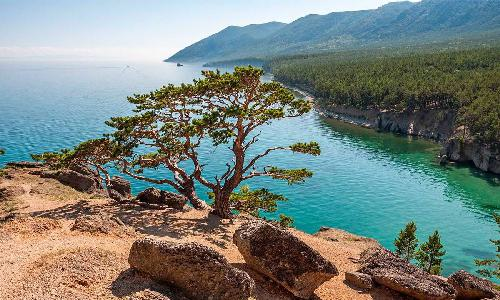
#> input picture 2.Python/2.03.1 Matplotlib, Seaborn, Plotly/photo_scaled.jpg, 500 x 300 px
$ jupyter execute --allow-errors 1-MatplotlibSeaborPlotly.ipynb   (shell and % lines are left out)
#> lines starting #> are read from the running program, lines starting #| are printed output that depends on the picture
[cell 1]
# Отключаем ворнинги
import warnings
warnings.filterwarnings("ignore")

import numpy as np
import pandas as pd

# Matplotlib
import matplotlib.pyplot as plt
import matplotlib.image as pltimg

import skimage.transform as imagetransform
from PIL import Image
import requests

# Seaborn
import seaborn as sns
sns.set_theme()

# Plotly
import plotly.express as px
import plotly

# для построения графиков в этом же окне браузера

# Задача1

[cell 2]
# Сформировать массив данных с шагом 0.01 для функции 𝑦(𝑥)=𝑐𝑜𝑠(20·𝑥) / (𝑥+0,1), 𝑥 ε [0;4]

start_x = 0
step_x = 0.01
stop_x = 4 + step_x
x = np.arange(start_x, stop_x, step_x)
y = np.cos(x * 20) / (x + 0.1)

[cell 3]
# отобразить эти данные на экране в виде обычного графика в декартовых координатных осях с помощью библиотеки matplotlib.
# График должен быть вынесен в отдельную функцию.

def show_matplotlib(x, y):
    plt.plot(x, y, linewidth=2, color='g', label='f(x)')
    plt.xlabel(r'$x$', fontsize=16)
    plt.ylabel(r'$f(x)$', fontsize=16)
    plt.title('f(x), matplotlib', fontsize=16)
    plt.legend(fontsize=18, loc=0)

[cell 4]
# Отобразить тот же график с помощью библиотеки seaborn. Убедиться, что все настройки заданы верно.
# График должен быть вынесен в отдельную функцию.

def show_seaborn(x, y):
    sns.set_theme(context='notebook', style='darkgrid', palette='deep', font='sans-serif', font_scale=1, color_codes=False, rc=None)
    sns.set_theme(style="whitegrid")
    plt.plot(x, y, linewidth=2, color='g', label='f(x)')
    plt.xlabel(r'$x$', fontsize=14)
    plt.ylabel(r'$f(x)$', fontsize=14)
    plt.title('f(x), seaborn', fontsize=20)
    plt.legend(fontsize=14, loc=0)

[cell 5]
# Отобразить тот же график с помощью библиотеки plotly. Убедиться, что все настройки заданы верно.
# График должен быть вынесен в отдельную функцию.

def show_plotly(x, y):
    fig = px.line({'x':x, 'y':y}, x="x", y="y", title='f(x), plotly',
                  labels={'y':'f(x)'},
                  width=820, height=500, template='presentation')
    return fig

[cell 6]
# вывести графики

plt.figure(figsize=(10, 5))
show_matplotlib(x, y)
plt.show()
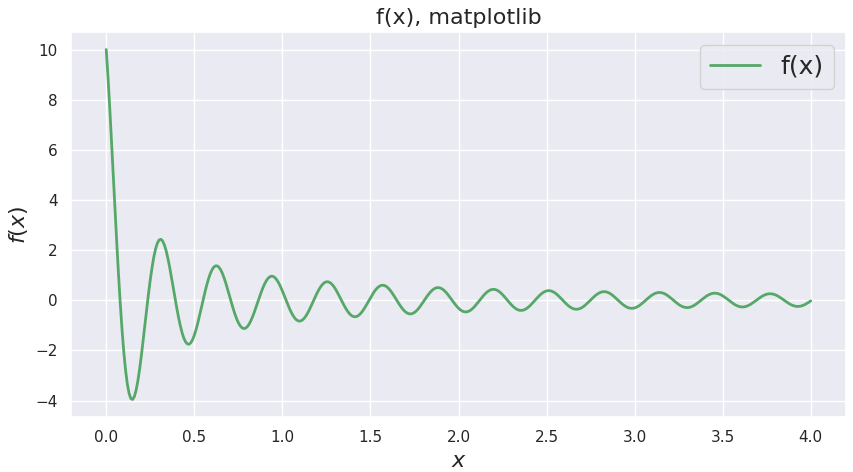
#> figure drawn by matplotlib, 1 panel; curve peaks at x = 0, y = 10
plt.figure(figsize=(10, 5))
show_seaborn(x, y)
plt.show()
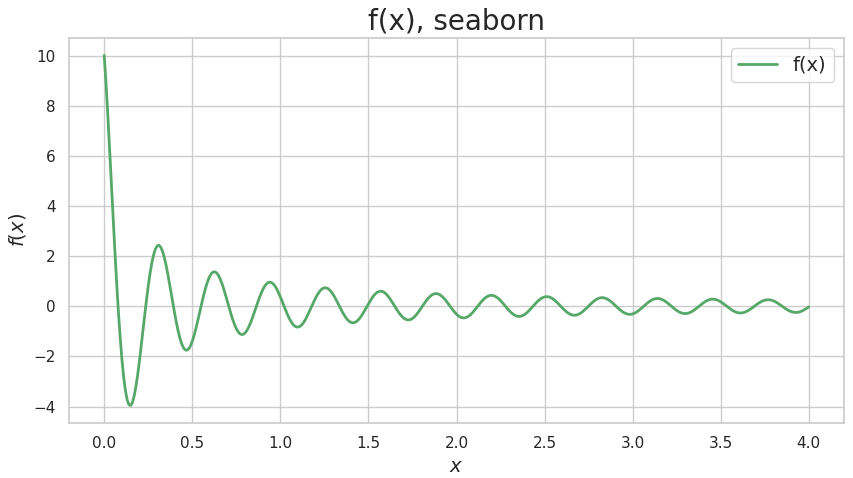
#> figure drawn by matplotlib, 1 panel; curve peaks at x = 0, y = 10
#> further down, image_rz is the input picture: PIL image 500x300 RGB; mean R, G, B 119.1, 130.3, 125
fig = show_plotly(x, y)
fig.show()

# Задача2

Загрузите набор данных из файла car_data.csv к текущему домашнему заданию.

#> (a cell that did not finish here is left out)

#> (a cell that did not finish here is left out)

#> (a cell that did not finish here is left out)

[cell 10]
# 3.Постройте диаграмму Count plot для нескольких категориальных признаков (минимально взять 2 признака) из набора данных.
#   Используйте библиотеку seaborn или plotly.
plt.figure(figsize=(10, 5))
#> (the rest of this cell did not finish here and is left out)

# Задача3

[cell 11]
original_file_url = "https://cdn.culture.ru/images/9d95ba89-f1b2-5d81-9344-955e8faca148"
scaled_file       = "photo_scaled.jpg"
croped_file       = "photo_croped.jpg"
resized_file      = "photo_resized.jpg"
grayscale_file    = "photo_grayscale.jpg"

[cell 12]
def rgb2grayscale(image_rgb):
    image_rgb_red = image_rgb[:, :, 0]
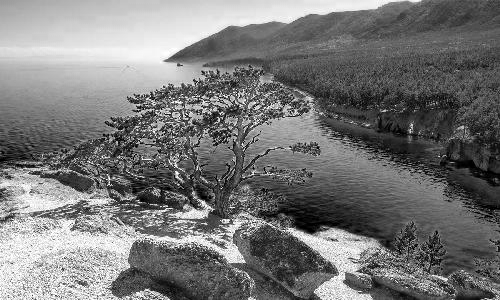
#> image_rgb_red: shape (300, 500); min 0, max 255, mean 119.1
    image_rgb_green = image_rgb[:, :, 1]
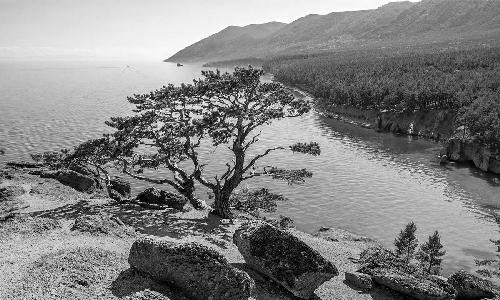
#> image_rgb_green: shape (300, 500); min 0, max 255, mean 130.3
    image_rgb_blue = image_rgb[:, :, 2]
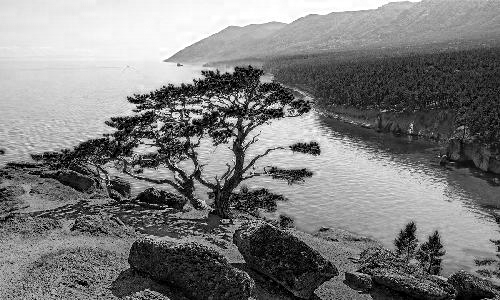
#> image_rgb_blue: shape (300, 500); min 0, max 255, mean 125
    gray_img = (0.2989 * image_rgb_red + 0.587 * image_rgb_green + 0.114 * image_rgb_blue).astype(np.uint8)
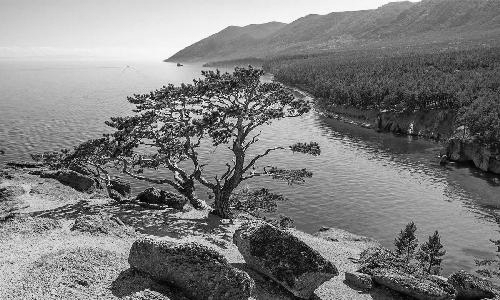
#> gray_img: shape (300, 500); min 0, max 254, mean 125.9
    return gray_img

[cell 13]
def my_scale(original_image, new_rows_count, new_columns_count):
    number_rows = len(original_image)
    number_columns = len(original_image[0])
    rows_step = number_rows / new_rows_count
    columns_step = number_columns / new_columns_count
    new_image = np.array([[original_image[int(rows_step * r), int(columns_step * c)] for c in range(new_columns_count)] for r in range(new_rows_count) ])
    return new_image

[cell 14]
def my_crop(original_image, new_rows_count, new_columns_count):
    number_rows = len(original_image)
    number_columns = len(original_image[0])
    row_start = int((number_rows - new_rows_count) / 2)
    column_start = int((number_columns - new_columns_count) / 2)
    new_image = original_image[row_start:row_start+new_rows_count, column_start:column_start+new_columns_count]
    return new_image

#> (a cell that did not finish here is left out)

[cell 16]
# 2.Загрузить в программу и отобразить фотографию в полноцветном варианте(RGB) и в градациях серого(grayscale).
# Используйте библиотеку matplotlib.

with Image.open(scaled_file) as image_rz:
    image_rgb = np.array(image_rz)
    plt.imshow(image_rgb)
    plt.title('rgb')
    plt.show()

    gray_img = rgb2grayscale(image_rgb)
    plt.imshow(gray_img, cmap=plt.get_cmap("gray"))
    plt.title('grayscale')
    plt.show()

    #plt.imsave(grayscale_file, gray_img, cmap=plt.get_cmap("gray"))
    Image.fromarray(gray_img).save(grayscale_file)
